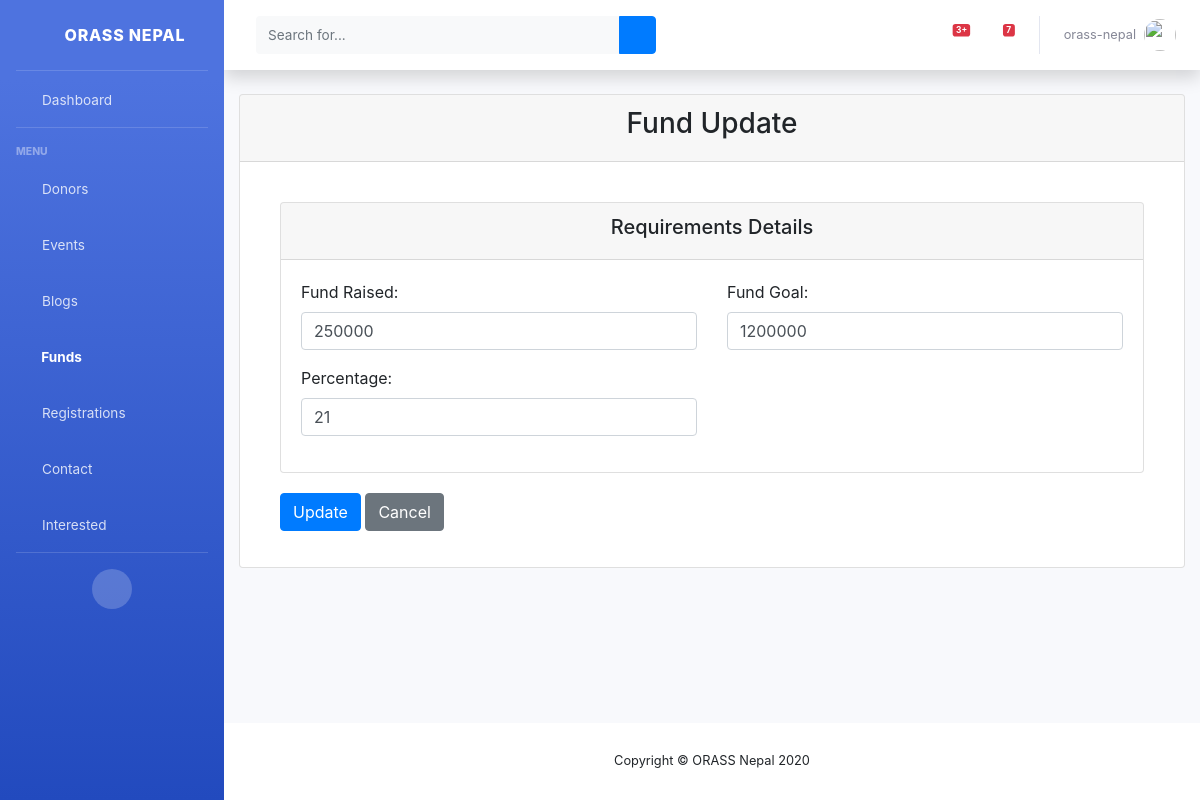
Screenshot of /fund/1 (signed in) with the database file from the repository.
### web/models.py (models this page shows)
class HomePageFund(models.Model):
    raised = models.IntegerField()
    goal = models.IntegerField()
    percentage = models.IntegerField(null=True)

### web/views.py (the view, shortened to what this page needs)
# urls.py: path('fund/<int:pk>', login_required(FundUpdate.as_view(), login_url='/staff'), name="view-fund"),
class FundUpdate(UpdateView):
    model = HomePageFund
    fields = ('raised',
              'goal',
              'percentage'
              )
    template_name = 'staff/update_fund.html'
    context_object_name = 'fund'

### web/templates/staff/update_fund.html (shortened to what this page needs)
{% extends 'staff/base.html' %}
{% load widget_tweaks %}
{% block fundActive %}active{% endblock fundActive %}
{% block content %}
<div class="card mb-12">
    <div class="card-header">
        <h3><center>Fund Update</center> </h3>
    </div>
    <div class="card-body">
      <form method="post" style="margin: 0 20px 0 20px;">
        <div class="card" style="margin-top: 20px">
          <div class="card-header"><h5><center>Requirements Details</center></h5></div>
          <div class="card-body">
            <div class="row">
              <div class="col-md-6 mb-3">
                  <label>Fund Raised:</label>
                  {% render_field form.raised class="form-control" placeholder=form.raised.label %}
              </div>
                <div class="col-md-6 mb-3">
                    <label>Fund Goal:</label>
                    {% render_field form.goal class="form-control" placeholder=form.goal.label %}
                </div>
                <div class="col-md-6 mb-3">
                    <label>Percentage:</label>
                    {% render_field form.percentage class="form-control" placeholder=form.percentage.label %}
                </div>
            </div>
          </div>
        </div>
        <div class="form-group" style="margin-top: 20px" >
            <input class="btn btn-primary" type="submit" value="Update">
            <a href="{% url 'web:view-fund' 1 %}" class="btn btn-secondary">Cancel</a>
        </div>
      </form>
    </div>
  </div>
{% endblock content %}

### web/templates/staff/base.html (shortened to what this page needs)
{% load static %}
<!DOCTYPE html>
<html lang="en">
<head>
    <link href="{% static 'vendor/fontawesome-free/css/all.min.css' %}" rel="stylesheet" type="text/css">
    <link href="{% static 'css/sb-admin-2.min.css' %}" rel="stylesheet">
    <link rel="stylesheet" href="https://netdna.bootstrapcdn.com/font-awesome/4.7.0/css/font-awesome.css">
    <link rel="stylesheet" href="https://stackpath.bootstrapcdn.com/bootstrap/4.1.3/css/bootstrap.min.css">
</head>
<body id="page-top">
    <div id="wrapper">
        <ul class="navbar-nav bg-gradient-primary sidebar sidebar-dark accordion" id="accordionSidebar">
            <a class="sidebar-brand d-flex align-items-center justify-content-center" href="{% url 'web:dashboard' %}">
                <div class="sidebar-brand-icon rotate-n-15">
                    <i class="fas fa-laugh-wink"></i>
                </div>
                <div class="sidebar-brand-text mx-3">ORASS Nepal</div>
            </a>
            <hr class="sidebar-divider my-0">
            <li class="nav-item {% block dashActive %}{% endblock dashActive %}">
                <a class="nav-link" href="{% url 'web:dashboard' %}">
                    <i class="fas fa-fw fa-tachometer-alt"></i>
                    <span>Dashboard</span></a>
            </li>
            <hr class="sidebar-divider">
            <div class="sidebar-heading">
                Menu
            </div>
            <li class="nav-item {% block donorActive %}{% endblock donorActive %}">
                <a class="nav-link" href="{% url 'web:view-donor' %}">
                    <i class="fas fa-fw fa-donate"></i>
                    <span>Donors</span></a>
            </li>
            <li class="nav-item {% block eventActive %}{% endblock eventActive %}">
                <a class="nav-link" href="{% url 'web:view-event' %}">
                    <i class="fas fa-fw fa-table"></i>
                    <span>Events</span></a>
            </li>
            <li class="nav-item {% block blogActive %}{% endblock blogActive %}">
                <a class="nav-link" href="{% url 'web:view-blog' %}">
                    <i class="fas fa-fw fa-blog"></i>
                    <span>Blogs</span></a>
            </li>
            <li class="nav-item {% block fundActive %}{% endblock fundActive %}">
                <a class="nav-link" href="{% url 'web:view-fund' 1 %}">
                    <i class="fas fa-fw fa-money"></i>
                    <span>Funds</span></a>
            </li>
            <li class="nav-item {% block regActive %}{% endblock regActive %}">
                <a class="nav-link" href="{% url 'web:view-registration' %}">
                    <i class="fas fa-fw fa-folder"></i>
                    <span>Registrations</span></a>
            </li>
            <li class="nav-item {% block contActive %}{% endblock contActive %}">
                <a class="nav-link" href="{% url 'web:view-query' %}">
                    <i class="fas fa-fw fa-comments"></i>
                    <span>Contact</span></a>
            </li>
            <li class="nav-item {% block intActive %}{% endblock intActive %}">
                <a class="nav-link" href="{% url 'web:view-interested' %}">
                    <i class="fas fa-fw fa-users"></i>
                    <span>Interested</span></a>
            </li>
            <hr class="sidebar-divider d-none d-md-block">
            <div class="text-center d-none d-md-inline">
                <button class="rounded-circle border-0" id="sidebarToggle"></button>
            </div>
        </ul>
        <div id="content-wrapper" class="d-flex flex-column">
            <div id="content">
                <nav class="navbar navbar-expand navbar-light bg-white topbar mb-4 static-top shadow">
                    <form
                        class="d-none d-sm-inline-block form-inline mr-auto ml-md-3 my-2 my-md-0 mw-100 navbar-search">
                        <div class="input-group">
                            <input type="text" class="form-control bg-light border-0 small" placeholder="Search for..."
                                aria-label="Search" aria-describedby="basic-addon2">
                            <div class="input-group-append">
                                <button class="btn btn-primary" type="button">
                                    <i class="fas fa-search fa-sm"></i>
                                </button>
                            </div>
                        </div>
                    </form>
                    <ul class="navbar-nav ml-auto">
                        <li class="nav-item dropdown no-arrow mx-1">
                            <a class="nav-link dropdown-toggle" href="#" id="alertsDropdown" role="button"
                                data-toggle="dropdown" aria-haspopup="true" aria-expanded="false">
                                <span class="badge badge-danger badge-counter">3+</span>
                            </a>
                        </li>
                        <li class="nav-item dropdown no-arrow mx-1">
                            <a class="nav-link dropdown-toggle" href="#" id="messagesDropdown" role="button"
                                data-toggle="dropdown" aria-haspopup="true" aria-expanded="false">
                                <i class="fas fa-envelope fa-fw"></i>
                                <span class="badge badge-danger badge-counter">7</span>
                            </a>
                        </li>
                        <li class="nav-item dropdown no-arrow">
                            <a class="nav-link dropdown-toggle" href="#" id="userDropdown" role="button"
                                data-toggle="dropdown" aria-haspopup="true" aria-expanded="false">
                                <span class="mr-2 d-none d-lg-inline text-gray-600 small">{{ user.username }}</span>
                                <img class="img-profile rounded-circle"
                                    src="{% static 'images/undraw_profile.svg' %}">
                            </a>
                        </li>
                    </ul>
                </nav>
                <div class="container-fluid">
                    {% block content %}
                    {% endblock content %}
                </div>
            </div>
            <footer class="sticky-footer bg-white">
                <div class="container my-auto">
                    <div class="copyright text-center my-auto">
                        <span>Copyright &copy; ORASS Nepal 2020</span>
                    </div>
                </div>
            </footer>
        </div>
    </div>
</body>
</html>

### rows the page displays
HomePageFund: raised "250000", goal "1200000", percentage "21"

### other values shown
{{ user.username }} "orass-nepal"
